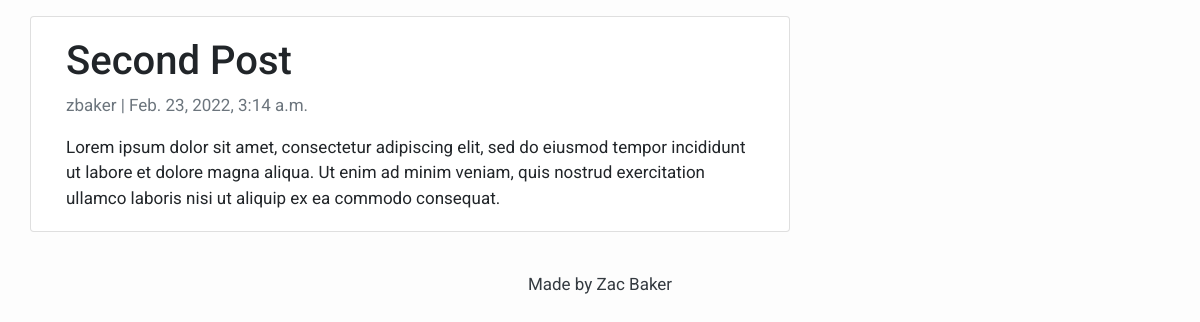
The app's page /second-post/ with its own data.
### blog/models.py (models this page shows, shortened)
class Post(models.Model):
    title = models.CharField(max_length=200, unique=True)
    slug = models.SlugField(max_length=200, unique=True)
    author = models.ForeignKey(User, on_delete= models.CASCADE,related_name='blog_posts')
    updated_on = models.DateTimeField(auto_now= True)
    content = models.TextField()
    created_on = models.DateTimeField(auto_now_add=True)
    status = models.IntegerField(choices=STATUS, default=0)
    class Meta:
        ordering = ['-created_on']

### blog/views.py (the view)
# urls.py: path('<slug:slug>/', views.PostDetail.as_view(), name='post_detail'),
class PostDetail(generic.DetailView):
    model = Post
    template_name = 'post_detail.html'

### templates/post_detail.html
{% extends 'base.html' %} {% block content %}
<div class="container">
  <div class="row">
    <div class="col-md-8 card mb-4  mt-3 left  top">
      <div class="card-body">
        <h1>{% block title %} {{ object.title }} {% endblock title %}</h1>
        <p class=" text-muted">{{ post.author }} | {{ post.created_on }}</p>
        <p class="card-text ">{{ object.content | safe }}</p>
      </div>
    </div>
  </div>
</div>
{% endblock content %}

### templates/base.html (style rules this page uses)
body { font-family: "Roboto", sans-serif; font-size: 17px; background-color: #fdfdfd; }

### records on screen
Post: title "Second Post", author "zbaker", created_on "Feb. 23, 2022, 3:14 a.m.", content "Lorem ipsum dolor sit amet, consectetur adipiscing elit, sed do eiusmod tempor incididunt ut labore et dolore magna aliqua. Ut enim ad minim veniam, quis nostrud exercitation ullamco laboris nisi ut aliquip ex ea commodo consequat."
